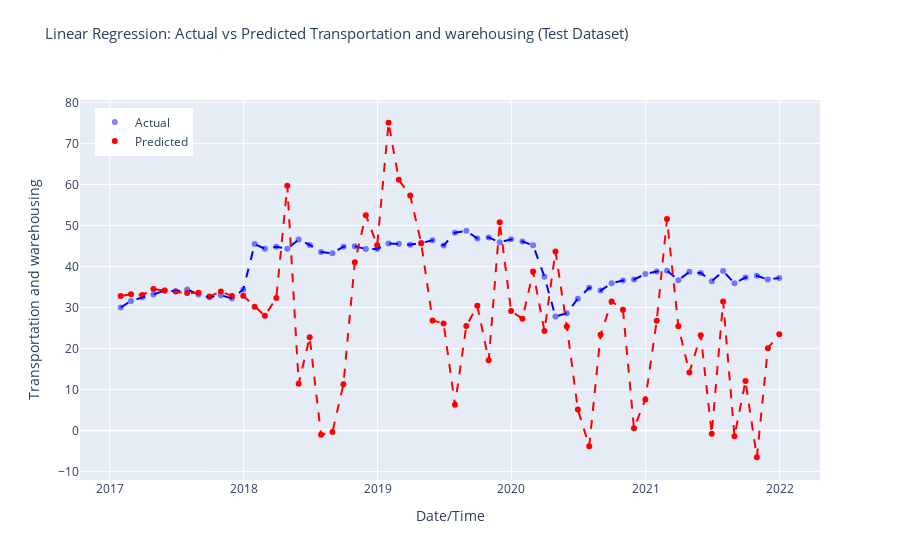

Notebook code for this chart:
### Code cell
# Make predictions on the test dataset
predictions = pycr.predict_model(model, data = test_data)
r2 = r2_score(predictions['Transportation and warehousing'], predictions['prediction_label'])
print('R-squared (R2) Score:', r2)


# Sort predictions DataFrame by index
predictions.sort_index(inplace=True)

# Create Plotly figure
fig = make_subplots(rows=1, cols=1, shared_xaxes=True, shared_yaxes=True)

# Add scatter plot for actual values
fig.add_trace(go.Scatter(x=predictions.index, y=predictions['Transportation and warehousing'],
                         mode='markers', marker=dict(color='blue', opacity=0.5),
                         name='Actual'), row=1, col=1)

# Add scatter plot for predicted values
fig.add_trace(go.Scatter(x=predictions.index, y=predictions['prediction_label'],
                         mode='markers', marker=dict(color='red'),
                         name='Predicted'), row=1, col=1)

# Add lines for sorted actual values
fig.add_trace(go.Scatter(x=predictions.index, y=predictions['Transportation and warehousing'].sort_index(),
                         mode='lines', line=dict(color='blue', dash='dash'),
                         showlegend=False), row=1, col=1)

# Add lines for sorted predicted values
fig.add_trace(go.Scatter(x=predictions.index, y=predictions['prediction_label'].sort_index(),
                         mode='lines', line=dict(color='red', dash='dash'),
                         showlegend=False), row=1, col=1)

fig.update_layout(title_text='Linear Regression: Actual vs Predicted Transportation and warehousing (Test Dataset)',
                  title_font_size=15, title_y=0.95,
                  xaxis_title='Date/Time', yaxis_title='Transportation and warehousing',
                  legend=dict(x=0.02, y=0.98),
                  grid=dict(rows=1, columns=1, ygap=0.2))

# Show interactive plot
fig.show()
